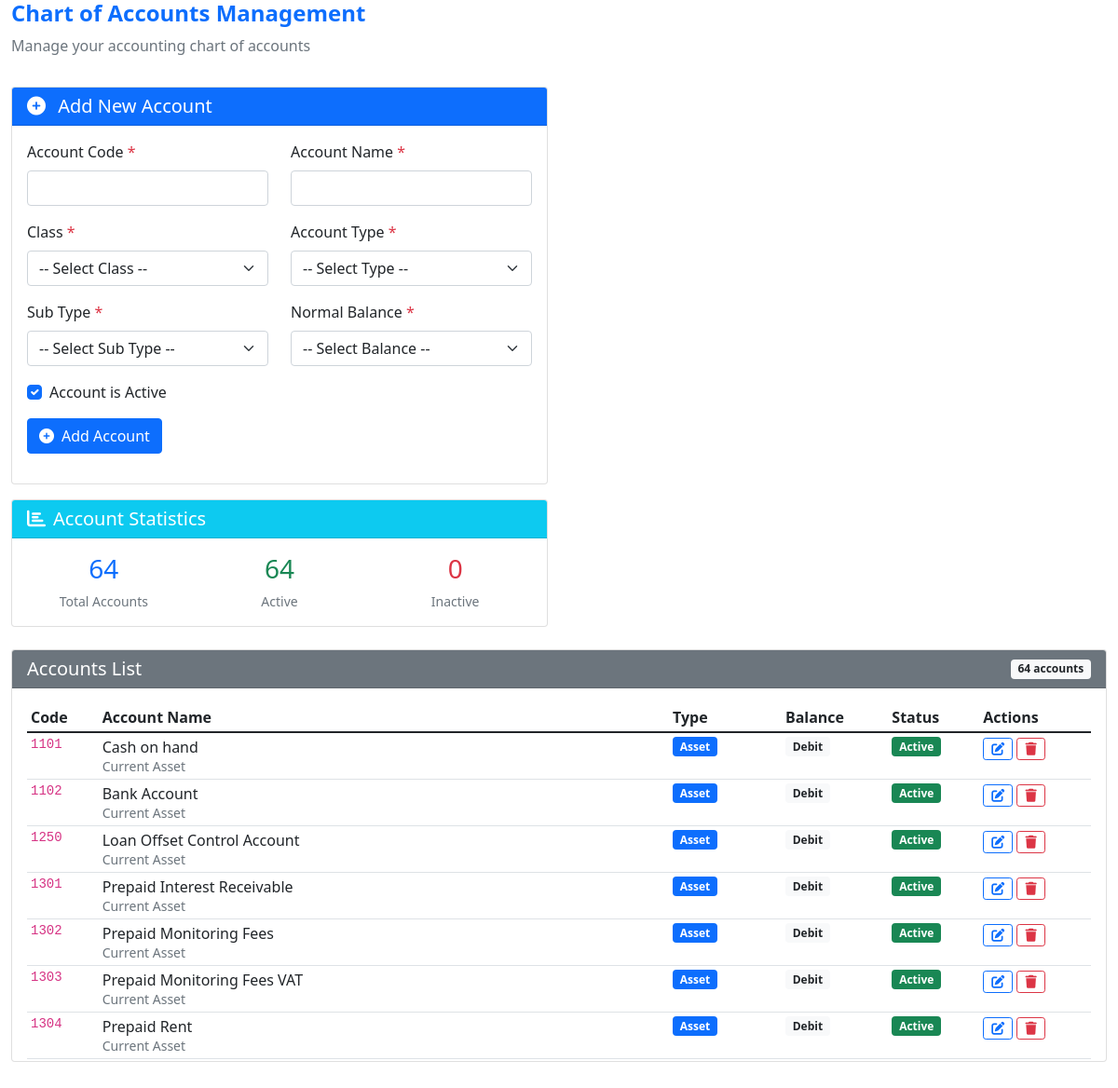
The page /app.cbfinance.rw/modules/chart_of_accounts.php on the database its author committed.
### tables this page shows
CREATE TABLE `chart_of_accounts` (
  `account_id` int(11) NOT NULL,
  `class` varchar(50) NOT NULL,
  `account_code` varchar(10) NOT NULL,
  `account_name` varchar(255) NOT NULL,
  `account_type` varchar(50) DEFAULT NULL,
  `sub_type` varchar(50) DEFAULT NULL,
  `normal_balance` varchar(10) DEFAULT NULL,
  `is_active` tinyint(4) DEFAULT '1',
  `created_at` timestamp NOT NULL DEFAULT CURRENT_TIMESTAMP,
  `updated_at` timestamp NOT NULL DEFAULT CURRENT_TIMESTAMP ON UPDATE CURRENT_TIMESTAMP
);

### app.cbfinance.rw/modules/chart_of_accounts.php (the view, shortened to what this page needs)
<?php
$conn = getConnection();
$conn->set_charset("utf8mb4");
$accounts_query = "
    SELECT * FROM chart_of_accounts
    ORDER BY
        CASE class
            WHEN 'Balance Sheet' THEN 1
            WHEN 'Income Statement' THEN 2
            ELSE 3
        END,
        account_code ASC
";
$accounts_result = $conn->query($accounts_query);
$stats_query = "
    SELECT
        COUNT(*) as total,
        SUM(CASE WHEN is_active = 1 THEN 1 ELSE 0 END) as active,
        SUM(CASE WHEN is_active = 0 THEN 1 ELSE 0 END) as inactive
    FROM chart_of_accounts
";
$stats_result = $conn->query($stats_query);
$stats = $stats_result->fetch_assoc();
?>
<div class="container-fluid">
<!DOCTYPE html>
<html lang="en">
<head>
    <link href="https://cdn.jsdelivr.net/npm/bootstrap@5.1.3/dist/css/bootstrap.min.css" rel="stylesheet">
    <link rel="stylesheet" href="https://cdn.jsdelivr.net/npm/bootstrap-icons@1.8.1/font/bootstrap-icons.css">
    <link rel="stylesheet" href="https://cdnjs.cloudflare.com/ajax/libs/font-awesome/6.0.0/css/all.min.css">
</head>
<body>
    <div class="row mb-3">
        <div class="col-12">
            <h2 class="h4 fw-bold text-primary">Chart of Accounts Management</h2>
            <p class="text-muted">Manage your accounting chart of accounts</p>
        </div>
    </div>
    <div class="row">
        <div class="col-md-6 mb-4">
            <div class="card">
                <div class="card-header bg-primary text-white">
                    <h5 class="mb-0">
                        <i class="fas fa-plus-circle me-2"></i>
                        Add New Account
                    </h5>
                </div>
                <div class="card-body">
                    <form method="POST" id="accountForm">
                        <div class="row">
                            <div class="col-md-6 mb-3">
                                <label class="form-label">Account Code <span class="text-danger">*</span></label>
                                <input type="text" name="account_code" class="form-control"
                                    value="<?php echo isset($_POST['account_code']) ? htmlspecialchars($_POST['account_code']) : ''; ?>"
                                    pattern="[0-9]{1,6}" title="1-6 digit numeric code" required>
                            </div>
                            <div class="col-md-6 mb-3">
                                <label class="form-label">Account Name <span class="text-danger">*</span></label>
                                <input type="text" name="account_name" class="form-control"
                                    value="<?php echo isset($_POST['account_name']) ? htmlspecialchars($_POST['account_name']) : ''; ?>"
                                    required>
                            </div>
                        </div>
                        <div class="row">
                            <div class="col-md-6 mb-3">
                                <label class="form-label">Class <span class="text-danger">*</span></label>
                                <select name="class" class="form-select" required id="classSelect">
                                    <option value="">-- Select Class --</option>
                                </select>
                            </div>
                            <div class="col-md-6 mb-3">
                                <label class="form-label">Account Type <span class="text-danger">*</span></label>
                                <select name="account_type" class="form-select" required id="accountTypeSelect">
                                    <option value="">-- Select Type --</option>
                                </select>
                            </div>
                        </div>
                        <div class="row">
                            <div class="col-md-6 mb-3">
                                <label class="form-label">Sub Type <span class="text-danger">*</span></label>
                                <select name="sub_type" class="form-select" required id="subTypeSelect">
                                    <option value="">-- Select Sub Type --</option>
                                </select>
                            </div>
                            <div class="col-md-6 mb-3">
                                <label class="form-label">Normal Balance <span class="text-danger">*</span></label>
                                <select name="normal_balance" class="form-select" required id="normalBalanceSelect">
                                    <option value="">-- Select Balance --</option>
                                </select>
                            </div>
                        </div>
                        <div class="mb-3">
                            <div class="form-check">
                                <input type="checkbox" name="is_active" class="form-check-input" id="isActive" checked>
                                <label class="form-check-label" for="isActive">
                                    Account is Active
                                </label>
                            </div>
                        </div>
                        <button type="submit" name="add_account" class="btn btn-primary">
                            <i class="fas fa-plus-circle me-2"></i>Add Account
                        </button>
                    </form>
                </div>
            </div>
            <div class="card mt-3">
                <div class="card-header bg-info text-white">
                    <h5 class="mb-0"><i class="fas fa-chart-bar me-2"></i>Account Statistics</h5>
                </div>
                <div class="card-body">
                    <div class="row text-center">
                        <div class="col-4">
                            <h3 class="text-primary"><?php echo $stats['total']; ?></h3>
                            <small class="text-muted">Total Accounts</small>
                        </div>
                        <div class="col-4">
                            <h3 class="text-success"><?php echo $stats['active']; ?></h3>
                            <small class="text-muted">Active</small>
                        </div>
                        <div class="col-4">
                            <h3 class="text-danger"><?php echo $stats['inactive']; ?></h3>
                            <small class="text-muted">Inactive</small>
                        </div>
                    </div>
                </div>
            </div>
        </div>
        <div class="col-md-1/2 mb-4">
            <div class="card mb-4">
                <div class="card-header bg-secondary text-white">
                    <div class="d-flex justify-content-between align-items-center">
                        <h5 class="mb-0">Accounts List</h5>
                        <span class="badge bg-light text-dark"><?php echo $accounts_result->num_rows; ?> accounts</span>
                    </div>
                </div>
                <div class="card-body" style="max-height: 400px; overflow-y: auto;">
                    <?php if ($accounts_result && $accounts_result->num_rows > 0): ?>
                        <table class="table table-sm table-hover">
                            <thead>
                                <tr>
                                    <th>Code</th>
                                    <th>Account Name</th>
                                    <th>Type</th>
                                    <th>Balance</th>
                                    <th>Status</th>
                                    <th>Actions</th>
                                </tr>
                            </thead>
                            <tbody>
                                <?php while($account = $accounts_result->fetch_assoc()): ?>
                                <tr>
                                    <td><code><?php echo htmlspecialchars($account['account_code']); ?></code></td>
                                    <td>
                                        <div><?php echo htmlspecialchars($account['account_name']); ?></div>
                                        <small class="text-muted"><?php echo htmlspecialchars($account['sub_type']); ?></small>
                                    </td>
                                    <td>
                                        <span class="badge bg-<?php
                                            echo $account['account_type'] == 'Asset' ? 'primary' :
                                                  ($account['account_type'] == 'Liability' ? 'warning' :
                                                  ($account['account_type'] == 'Equity' ? 'info' :
                                                  ($account['account_type'] == 'Revenue' ? 'success' : 'danger')));
                                        ?>">
                                            <?php echo htmlspecialchars($account['account_type']); ?>
                                        </span>
                                    </td>
                                    <td>
                                        <span class="badge bg-light text-dark">
                                            <?php echo htmlspecialchars($account['normal_balance']); ?>
                                        </span>
                                    </td>
                                    <td>
                                        <?php if ($account['is_active'] == 1): ?>
                                            <span class="badge bg-success">Active</span>
                                        <?php else: ?>
                                            <span class="badge bg-danger">Inactive</span>
                                        <?php endif; ?>
                                    </td>
                                    <td>
                                        <a href="?page=edit_chart_of_account&id=<?php echo $account['account_id']; ?>"
                                           class="btn btn-sm btn-outline-primary" title="Edit">
                                           <i class="fas fa-edit"></i>
                                        </a>
                                        <a href="?page=chart_of_accounts&delete=<?php echo $account['account_id']; ?>"
                                           class="btn btn-sm btn-outline-danger"
                                           title="Delete"
                                           onclick="return confirm('Are you sure you want to delete account <?php echo htmlspecialchars($account['account_code']); ?>? This action cannot be undone.');">
                                           <i class="fas fa-trash"></i>
                                        </a>
                                    </td>
                                </tr>
                                <?php endwhile; ?>
                            </tbody>
                        </table>
                    <?php else: ?>
                        <p class="text-muted text-center py-4">No accounts found. Add your first account.</p>
                    <?php endif; ?>
                </div>
            </div>
        </div>
    </div>
</div>
</body>
</html>

### rows shown on the page
chart_of_accounts: account_code "1101", account_name "Cash on hand", sub_type "Current Asset", account_type "Asset", normal_balance "Debit", is_active "Active"
chart_of_accounts: account_code "1102", account_name "Bank Account", sub_type "Current Asset", account_type "Asset", normal_balance "Debit", is_active "Active"
chart_of_accounts: account_code "1250", account_name "Loan Offset Control Account", sub_type "Current Asset", account_type "Asset", normal_balance "Debit", is_active "Active"
chart_of_accounts: account_code "1301", account_name "Prepaid Interest Receivable", sub_type "Current Asset", account_type "Asset", normal_balance "Debit", is_active "Active"
chart_of_accounts: account_code "1302", account_name "Prepaid Monitoring Fees", sub_type "Current Asset", account_type "Asset", normal_balance "Debit", is_active "Active"
chart_of_accounts: account_code "1303", account_name "Prepaid Monitoring Fees VAT", sub_type "Current Asset", account_type "Asset", normal_balance "Debit", is_active "Active"
chart_of_accounts: account_code "1304", account_name "Prepaid Rent", sub_type "Current Asset", account_type "Asset", normal_balance "Debit", is_active "Active"

### other values the page prints
$stats['total'] "64"
$stats['active'] "64"
$stats['inactive'] "0"
$accounts_result->num_rows "64"
